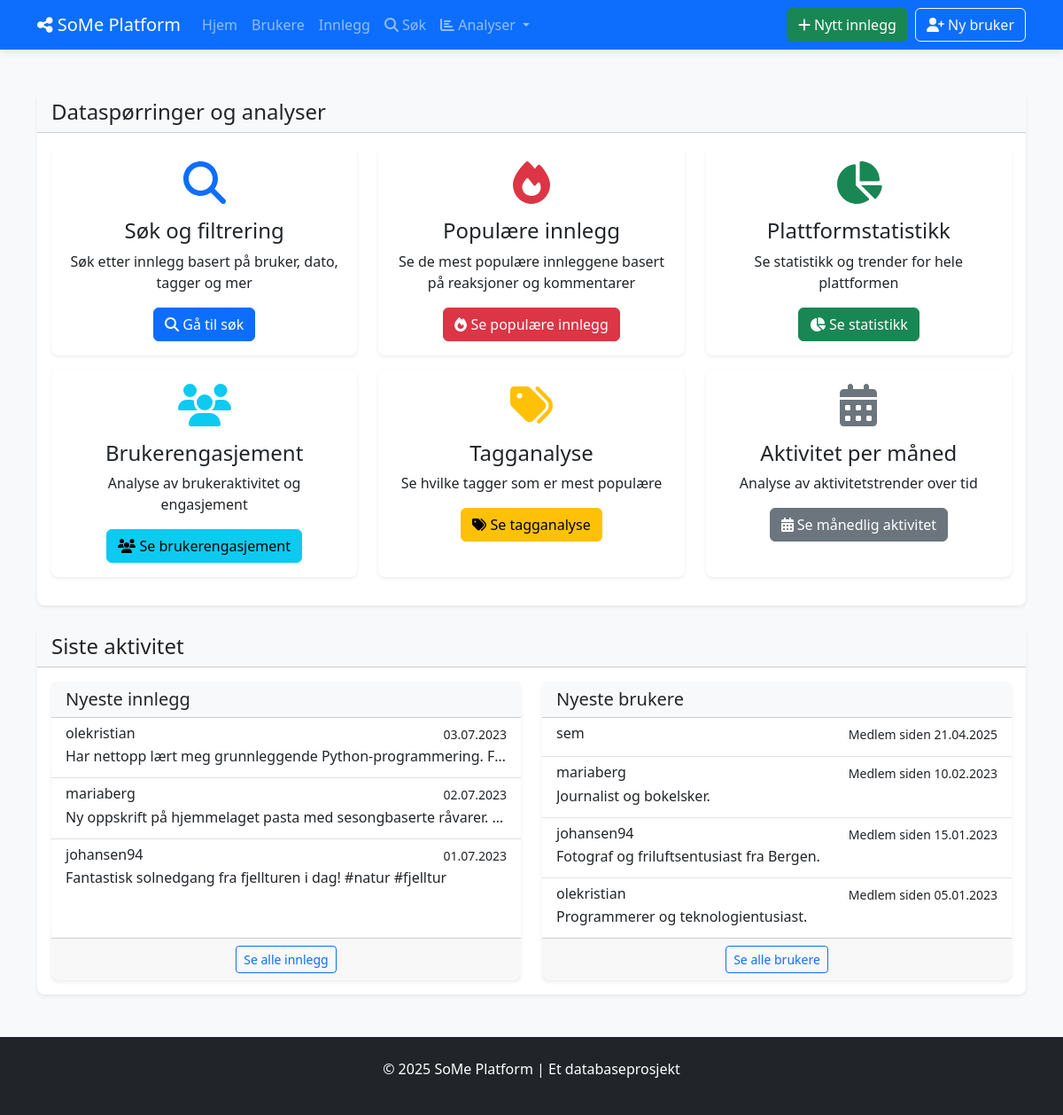
Before: / with the older database file.
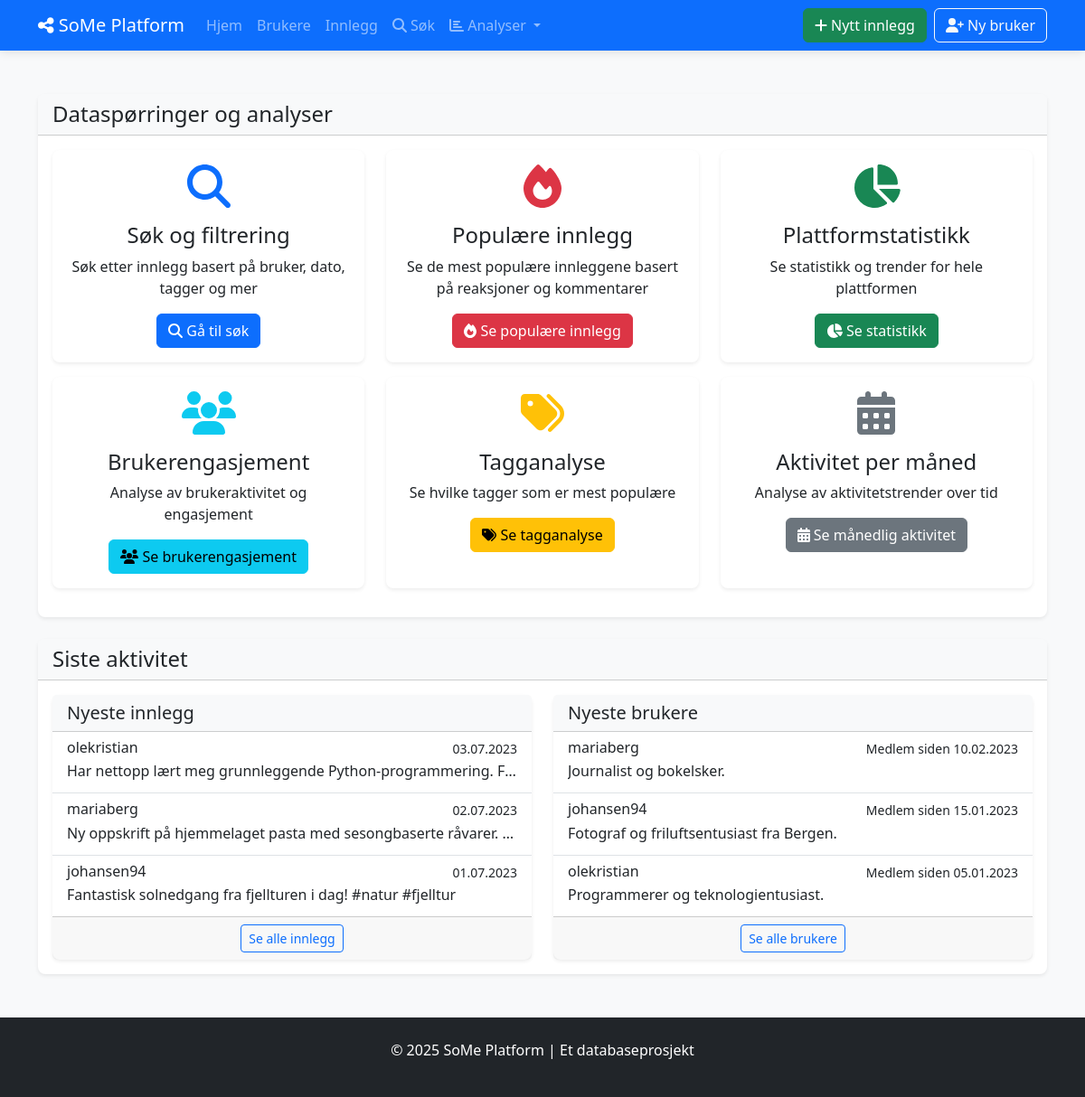
After: the same page with the newer database file.
### tables this page shows
CREATE TABLE INNLEGG (
            innlegg_id INTEGER PRIMARY KEY AUTOINCREMENT,
            innhold TEXT NOT NULL,
            opprettet_dato DATETIME NOT NULL DEFAULT CURRENT_TIMESTAMP,
            oppdatert_dato DATETIME DEFAULT CURRENT_TIMESTAMP,
            synlighet TEXT NOT NULL DEFAULT 'offentlig',
            bruker_id INTEGER NOT NULL,
            FOREIGN KEY (bruker_id) REFERENCES BRUKERE(bruker_id) ON DELETE CASCADE
        );

CREATE TABLE BRUKERE (
            bruker_id INTEGER PRIMARY KEY AUTOINCREMENT,
            brukernavn TEXT NOT NULL UNIQUE,
            epost TEXT NOT NULL UNIQUE,
            passord_hash TEXT NOT NULL,
            profilbilde TEXT,
            bio TEXT,
            registrerings_dato DATE NOT NULL DEFAULT CURRENT_DATE,
            fødselsdato DATE,
            status TEXT DEFAULT 'aktiv'
        );

### social_media_app/app.py (the view)
@app.route('/')
def index():
    with Database() as db:
        newest_posts = db.fetchall("""
            SELECT i.*, b.brukernavn
            FROM INNLEGG i
            JOIN BRUKERE b ON i.bruker_id = b.bruker_id
            ORDER BY i.opprettet_dato DESC LIMIT 5
        """)
        newest_posts = [format_date_fields(post, ['opprettet_dato', 'oppdatert_dato']) for post in newest_posts]
        newest_users = db.fetchall("""
            SELECT * FROM BRUKERE
            ORDER BY registrerings_dato DESC LIMIT 5
        """)
        newest_users = [format_date_fields(user, ['registrerings_dato', 'fødselsdato']) for user in newest_users]
    return render_template('index.html', newest_posts=newest_posts, newest_users=newest_users)

### social_media_app/app.py (called while the page is built)
def format_date_fields(item, date_fields=None):
    if not item:
        return None
    if not isinstance(item, dict):
        item = dict(item)
    if date_fields:
        for field in date_fields:
            if field in item and item[field]:
                try:
                    if 'T' in item[field]:  # ISO format
                        item[field] = datetime.fromisoformat(item[field].replace('Z', '+00:00'))
                    else:  # SQLite default format
                        item[field] = datetime.strptime(item[field], '%Y-%m-%d %H:%M:%S')
                except (ValueError, TypeError):
                    try:
                        item[field] = datetime.strptime(item[field], '%Y-%m-%d')
                    except (ValueError, TypeError):
                        pass  # Keep original if parsing fails
    return item

### social_media_app/db_config.py (called while the page is built)
    def __enter__(self):
        return self

    def __exit__(self, exc_type, exc_val, exc_tb):
        self.cursor.close()
        if self.conn:
            self.conn.close()

    def fetchall(self, sql, params=None):
        self.cursor.execute(sql, params or ())
        return self.cursor.fetchall()

### social_media_app/templates/index.html (shortened to what the changed rows need)
{% extends "base.html" %}
{% block content %}
<div class="row justify-content-center mt-4">
    <div class="col-md-12">
        <div class="card shadow-sm">
            <div class="card-header bg-light">
                <h2 class="h4 mb-0">Dataspørringer og analyser</h2>
            </div>
        </div>
    </div>
</div>
<div class="row mt-4">
    <div class="col-md-12">
        <div class="card shadow-sm">
            <div class="card-header bg-light">
                <h2 class="h4 mb-0">Siste aktivitet</h2>
            </div>
            <div class="card-body">
                <div class="row">
                    <div class="col-md-6">
                        <div class="card border-0 shadow-sm h-100">
                            <div class="card-body p-0">
                                <div class="list-group list-group-flush">
                                    {% for post in newest_posts %}
                                    <a href="{{ url_for('view_post', post_id=post.innlegg_id) }}" class="list-group-item list-group-item-action">
                                        <div class="d-flex w-100 justify-content-between">
                                            <h6 class="mb-1">{{ post.brukernavn }}</h6>
                                            <small>{{ post.opprettet_dato.strftime('%d.%m.%Y') }}</small>
                                        </div>
                                        <p class="mb-1 text-truncate">{{ post.innhold }}</p>
                                    </a>
                                    {% else %}
                                    <div class="list-group-item text-center text-muted">
                                        Ingen innlegg funnet
                                    </div>
                                    {% endfor %}
                                </div>
                            </div>
                        </div>
                    </div>
                    <div class="col-md-6">
                        <div class="card border-0 shadow-sm h-100">
                            <div class="card-body p-0">
                                <div class="list-group list-group-flush">
                                    {% for user in newest_users %}
                                    <a href="{{ url_for('view_user', user_id=user.bruker_id) }}" class="list-group-item list-group-item-action">
                                        <div class="d-flex w-100 justify-content-between">
                                            <h6 class="mb-1">{{ user.brukernavn }}</h6>
                                            <small>Medlem siden {{ user.registrerings_dato.strftime('%d.%m.%Y') }}</small>
                                        </div>
                                        <p class="mb-1 text-truncate">{{ user.bio }}</p>
                                    </a>
                                    {% else %}
                                    <div class="list-group-item text-center text-muted">
                                        Ingen brukere funnet
                                    </div>
                                    {% endfor %}
                                </div>
                            </div>
                        </div>
                    </div>
                </div>
            </div>
        </div>
    </div>
</div>
{% endblock %}

Changed rows visible on the page:
removed BRUKERE: brukernavn "sem", registrerings_dato "21.04.2025"
